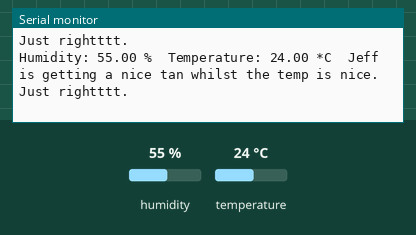
The sketch below on a simulated Arduino Uno, built with avr-gcc and run on an emulated ATmega328P. Shown: the last lines printed to the serial monitor. Inputs (shaded band) come from the test bench; at power-on: humidity 55 %, temperature 24 °C.

Above: at 4.8 s.
4.9 s: humidity set to 26 %
At 7.3 s:
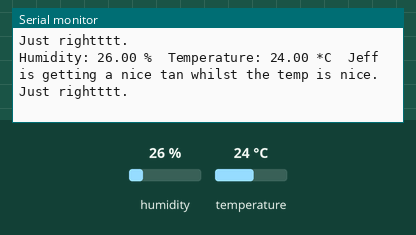
7.9 s: humidity set to 23 %
At 9.0 s:
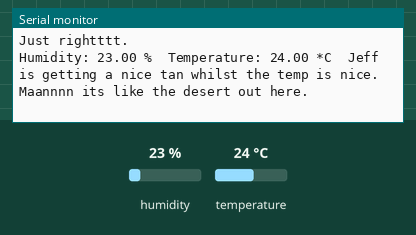
Timing chart, 0 to 10.9 s (numbered marks = the images above; inputs shaded):
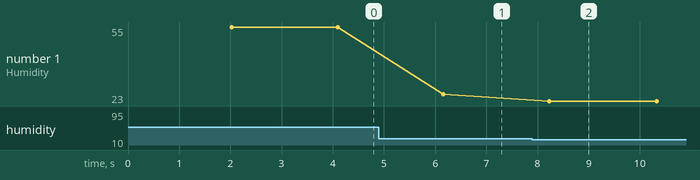

Measured:
- the behaviour switches between 25 and 24 % on humidity (found by bisection; images 1 and 2)
- after the input at 4.9 s, the serial monitor: prints a new line after 1.3 s (image 1)
- after the input at 7.9 s, the serial monitor: prints a new line after 0.33 s (image 2)
- plotted number 1: 55 → 26 after the input at 4.9 s, 26 → 23 after the input at 7.9 s

The sketch:

Humidity_and_Temp.ino
```cpp
#include "DHT.h"

// Define the pin where the DHT11 data pin is connected
#define DHTPIN 2

// Define the type of sensor (DHT11)
#define DHTTYPE DHT11

// Initialize the DHT sensor
DHT dht(DHTPIN, DHTTYPE);

void setup() {
  // Initialize the serial communication
  Serial.begin(9600);

  // Start the DHT sensor
  dht.begin();
}

void loop() {
  // Wait a few seconds between measurements
  delay(2000);

  // Read humidity
  float humidity = dht.readHumidity();
  // Read temperature in Celsius
  float temperature = dht.readTemperature();

  // Check if any reads failed and exit early (to try again)
  if (isnan(humidity) || isnan(temperature)) {
    Serial.println("Failed to read from DHT sensor!");
    return;
  }

  // Print the humidity
  Serial.print("Humidity: ");
  Serial.print(humidity);
  Serial.print(" %\t");

  // Print the temperature and additional message based on the temperature
  Serial.print("Temperature: ");
  Serial.print(temperature);
  Serial.print(" *C\t");

  // Determine the temperature level message
  if (temperature < 18) {
    Serial.println("It is cold, Jeff can do with more heat.");
  } else if (temperature >= 18 && temperature <= 27) {
    Serial.println("Jeff is getting a nice tan whilst the temp is nice.");
  } else {
    Serial.println("The temp is too hot to handle, Jeff is gonna get smoked.");
  }

  // Determine the humidity level message
  if (humidity < 25) {
    Serial.println("Maannnn its like the desert out here.");
  } else if (humidity > 75) {
    Serial.println("Its like the Amazon rainforest - super humid.");
  } else {
    Serial.println("Just rightttt.");
  }
}
```
